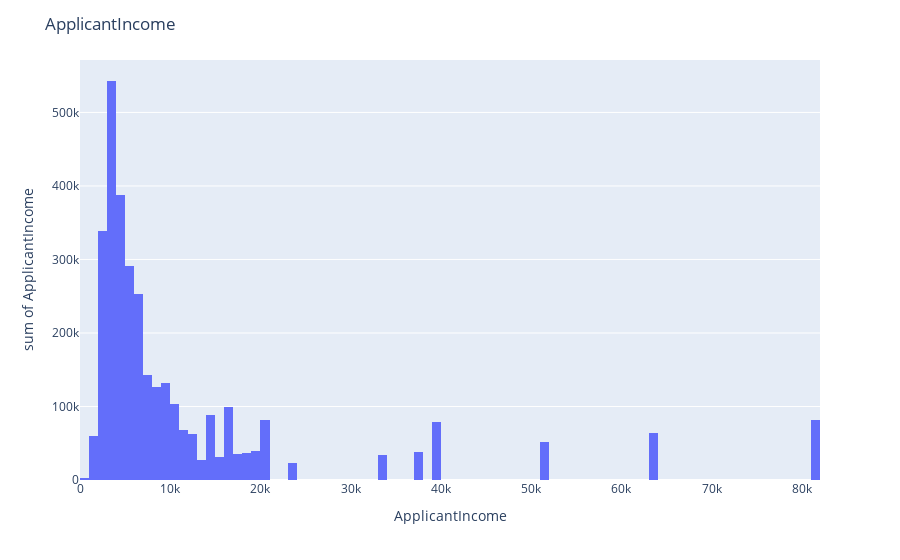
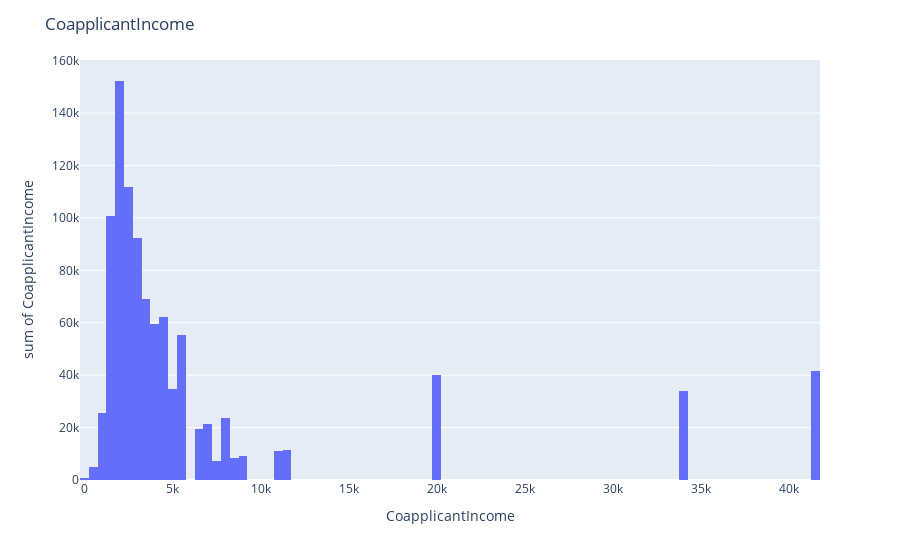
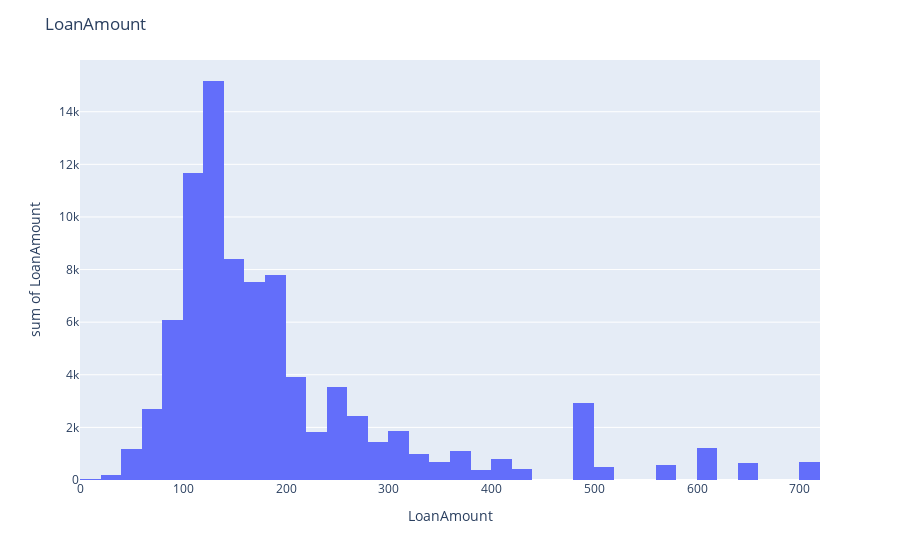

Notebook code cell kept with these figures, in order:
### Code cell
fig = px.histogram(df["ApplicantIncome"],x = "ApplicantIncome", y= "ApplicantIncome")
fig.update_layout(title="ApplicantIncome")
fig.show()

fig = px.histogram(df["CoapplicantIncome"],x = "CoapplicantIncome", y= "CoapplicantIncome")
fig.update_layout(title="CoapplicantIncome")
fig.show()

fig = px.histogram(df["LoanAmount"],x = "LoanAmount", y= "LoanAmount")
fig.update_layout(title="LoanAmount")
fig.show()

### Figure 1 — Plotly figure (JSON) as saved in the notebook; plotly's stock layout.template omitted (floating-point values rounded to 4 significant figures; data arrays with more than 128 entries replaced by an {"elided": "..."} marker saying what was removed)
{"data": [{"alignmentgroup": "True", "bingroup": "x", "histfunc": "sum", "hovertemplate": "ApplicantIncome=%{x}<br>sum of ApplicantIncome=%{y}<extra></extra>", "legendgroup": "", "marker": {"color": "#636efa", "pattern": {"shape": ""}}, "name": "", "offsetgroup": "", "orientation": "v", "showlegend": false, "type": "histogram", "x": {"elided": "614 int values"}, "xaxis": "x", "y": {"elided": "614 int values"}, "yaxis": "y"}], "layout": {"barmode": "relative", "legend": {"tracegroupgap": 0}, "margin": {"t": 60}, "title": {"text": "ApplicantIncome"}, "xaxis": {"anchor": "y", "domain": [0, 1], "title": {"text": "ApplicantIncome"}}, "yaxis": {"anchor": "x", "domain": [0, 1], "title": {"text": "sum of ApplicantIncome"}}}}

### Figure 2 — Plotly figure (JSON) as saved in the notebook; plotly's stock layout.template omitted (floating-point values rounded to 4 significant figures; data arrays with more than 128 entries replaced by an {"elided": "..."} marker saying what was removed)
{"data": [{"alignmentgroup": "True", "bingroup": "x", "histfunc": "sum", "hovertemplate": "CoapplicantIncome=%{x}<br>sum of CoapplicantIncome=%{y}<extra></extra>", "legendgroup": "", "marker": {"color": "#636efa", "pattern": {"shape": ""}}, "name": "", "offsetgroup": "", "orientation": "v", "showlegend": false, "type": "histogram", "x": {"elided": "614 float values"}, "xaxis": "x", "y": {"elided": "614 float values"}, "yaxis": "y"}], "layout": {"barmode": "relative", "legend": {"tracegroupgap": 0}, "margin": {"t": 60}, "title": {"text": "CoapplicantIncome"}, "xaxis": {"anchor": "y", "domain": [0, 1], "title": {"text": "CoapplicantIncome"}}, "yaxis": {"anchor": "x", "domain": [0, 1], "title": {"text": "sum of CoapplicantIncome"}}}}

### Figure 3 — Plotly figure (JSON) as saved in the notebook; plotly's stock layout.template omitted (floating-point values rounded to 4 significant figures; data arrays with more than 128 entries replaced by an {"elided": "..."} marker saying what was removed)
{"data": [{"alignmentgroup": "True", "bingroup": "x", "histfunc": "sum", "hovertemplate": "LoanAmount=%{x}<br>sum of LoanAmount=%{y}<extra></extra>", "legendgroup": "", "marker": {"color": "#636efa", "pattern": {"shape": ""}}, "name": "", "offsetgroup": "", "orientation": "v", "showlegend": false, "type": "histogram", "x": {"elided": "614 int values"}, "xaxis": "x", "y": {"elided": "614 int values"}, "yaxis": "y"}], "layout": {"barmode": "relative", "legend": {"tracegroupgap": 0}, "margin": {"t": 60}, "title": {"text": "LoanAmount"}, "xaxis": {"anchor": "y", "domain": [0, 1], "title": {"text": "LoanAmount"}}, "yaxis": {"anchor": "x", "domain": [0, 1], "title": {"text": "sum of LoanAmount"}}}}
